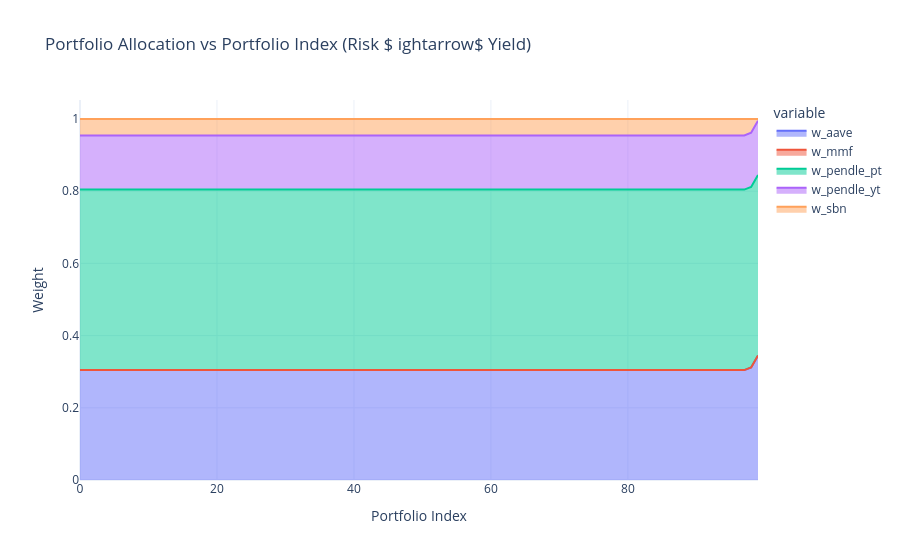

Notebook code cell kept with this figure:
### Markdown cell above
## 2. Allocation Stack

How the portfolio composition changes as we target higher yields.

### Code cell
w_cols = [c for c in frontier_df.columns if c.startswith('w_')]
frontier_df['total'] = frontier_df[w_cols].sum(axis=1)

fig2 = px.area(
    frontier_df,
    x=np.arange(len(frontier_df)),
    y=w_cols,
    title='Portfolio Allocation vs Portfolio Index (Risk $\rightarrow$ Yield)',
    labels={'x': 'Portfolio Index', 'value': 'Weight'}
)
fig2.update_layout(template='plotly_white')
fig2.write_image('../data/processed/charts/allocation_stack.png')
fig2.show()
